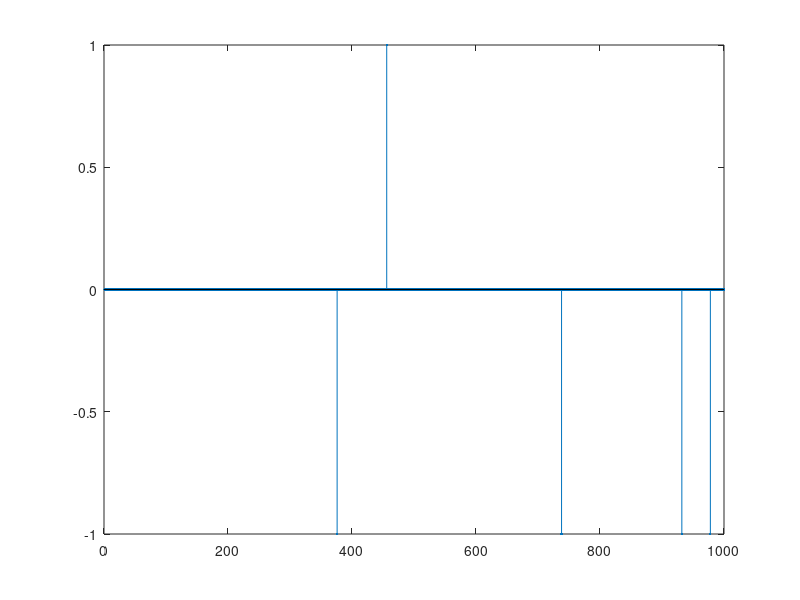

The MATLAB source for this figure:
% Waveform library
%
% Universidad Autonoma de Queretaro
% Electronica Avanzada III
% Rene de Jesus Romero Troncoso
%
% Library
%     Waveform generation for further processing

clear all;

%%%%%%%%%%%%%%%%%%%%%%%%%%%%%%%%%%%%%%
% Section 1
%      Basic excitation waveforms
%%%%%%%%%%%%%%%%%%%%%%%%%%%%%%%%%%%%%%

%%%%%%%%%%%%%%%%%%%%%%%%%%%%%%%%%%%%%%
% 1.1 Impulse at k
% General parameters for all waveforms
Fs = 1000;           % Sampling frequency in Hz
Tr = 1.0;            % Running time for experimentation
% Derived parameters
N  = floor(Fs*Tr);   % Sample length
Ts = 1/Fs;           % Sampling period
% User parameters
k = 100;             % Impulse position (0:N-1)
a = 1.0;             % Amplitude
% Computation
k = floor(k);
if (k<0)||(k>N-1)
    k = 0;
end;
Impulse(1:N) = 0.0;
Impulse(k+1) = a;

%%%%%%%%%%%%%%%%%%%%%%%%%%%%%%%%%%%%%%
% 1.2 Step at k
% General parameters for all waveforms
Fs = 1000;           % Sampling frequency in Hz
Tr = 1.0;            % Running time for experimentation
% Derived parameters
N  = floor(Fs*Tr);   % Sample length
Ts = 1/Fs;           % Sampling period
% User parameters
k = 100;             % Step position (0:N-1)
a = 1.0;             % Amplitude
% Computation
k = floor(k);
if (k<0)||(k>N-1)
    k = 0;
end;
Step(1:N)   = 0.0;
Step(k+1:N) = a;

%%%%%%%%%%%%%%%%%%%%%%%%%%%%%%%%%%%%%%
% 1.3 Ramp at k
% General parameters for all waveforms
Fs = 1000;           % Sampling frequency in Hz
Tr = 1.0;            % Running time for experimentation
% Derived parameters
N  = floor(Fs*Tr);   % Sample length
Ts = 1/Fs;           % Sampling period
% User parameters
k = 100;             % Ramp position (0:N-1)
a = 1.0;             % Amplitude
% Computation
k = floor(k);
if (k<0)||(k>N-2)
    k = 0;
end;
Ramp(1:N)   = 0.0;
for i=k:N-1
    Ramp(i+1) = a*(i+1-k)/(N-k);
end;

%%%%%%%%%%%%%%%%%%%%%%%%%%%%%%%%%%%%%%
% Section 2
%      Basic periodic waveforms
%%%%%%%%%%%%%%%%%%%%%%%%%%%%%%%%%%%%%%

%%%%%%%%%%%%%%%%%%%%%%%%%%%%%%%%%%%%%%
% 2.1 Sine at k
% General parameters for all waveforms
Fs = 1000;           % Sampling frequency in Hz
Tr = 1.0;            % Running time for experimentation
% Derived parameters
N  = floor(Fs*Tr);   % Sample length
Ts = 1/Fs;           % Sampling period
% User parameters
k = 100;             % Sine position (0:N-1)
a = 1.0;             % Amplitude
f = 10;              % Frequency
p = 0.0;             % Phase
% Computation
k = floor(k);
if (k<0)||(k>N-1)
    k = 0;
end;
Sine(1:N) = 0.0;
for i=k:N-1
    Sine(i+1) = a*sin(2.0*pi*f*(i-k)*Ts + p);
end;

%%%%%%%%%%%%%%%%%%%%%%%%%%%%%%%%%%%%%%
% 2.2 Square at k
% General parameters for all waveforms
Fs = 1000;           % Sampling frequency in Hz
Tr = 1.0;            % Running time for experimentation
% Derived parameters
N  = floor(Fs*Tr);   % Sample length
Ts = 1/Fs;           % Sampling period
% User parameters
k  = 100;            % Square position (0:N-1)
a1 = 1.0;            % Amplitude 1
a2 = -1.0;           % Amplitude 2    
f  = 10;             % Frequency
% Computation
k = floor(k);
if (k<0)||(k>N-1)
    k = 0;
end;
Square(1:N) = 0.0;
for i=k:N-1
    Square(i+1) = sin(2.0*pi*f*(i-k)*Ts);
    if Square(i+1)>=0;
        Square(i+1) = a1;
    else
        Square(i+1) = a2;
    end;
end;

%%%%%%%%%%%%%%%%%%%%%%%%%%%%%%%%%%%%%%
% 2.3 Sawtooth at k
% General parameters for all waveforms
Fs = 1000;           % Sampling frequency in Hz
Tr = 1.0;            % Running time for experimentation
% Derived parameters
N  = floor(Fs*Tr);   % Sample length
Ts = 1/Fs;           % Sampling period
% User parameters
k = 100;             % Sawtooth position (0:N-1)
a = 1.0;             % Amplitude
f = 10;              % Frequency
% Computation
k = floor(k);
if (k<0)||(k>N-1)
    k = 0;
end;
Sawtooth(1:N) = 0.0;
for i=k:N-1
    c = floor((i+1-k)*f*Ts)*floor(1.0/(f*Ts));
    Sawtooth(i+1) = a*(i+1-k-c)*f*Ts;
end;

%%%%%%%%%%%%%%%%%%%%%%%%%%%%%%%%%%%%%%
% 2.4 Triangular at k
% General parameters for all waveforms
Fs = 1000;           % Sampling frequency in Hz
Tr = 1.0;            % Running time for experimentation
% Derived parameters
N  = floor(Fs*Tr);   % Sample length
Ts = 1/Fs;           % Sampling period
% User parameters
k = 100;             % Triangular position (0:N-1)
a = 1.0;             % Amplitude
f = 10;              % Frequency
% Computation
k = floor(k);
if (k<0)||(k>N-1)
    k = 0;
end;
Triangular(1:N) = 0.0;
for i=k:N-1
    c = a*floor((i-k)*f*Ts);
    d = sign(cos(2.0*pi*f*(i+1-k)*Ts));
    g = sign(sin(2.0*pi*f*(i+1-k)*Ts));
    if d<=0
        e = -a/2.0;
    else
        if g<=0
            e = -a;
        else
            e = 0.0;
        end;
    end;
    Triangular(i+1) = 4.0*(a*(i+1-k)*f*Ts - c + e)*d;
    % Error correction
    if abs(Triangular(i+1))>2.0
        Triangular(i+1) = Triangular(i+1)-4.0*a*sign(Triangular(i+1));
    end;
end;

%%%%%%%%%%%%%%%%%%%%%%%%%%%%%%%%%%%%%%
% Section 3
%      Expanded periodic waveforms
%%%%%%%%%%%%%%%%%%%%%%%%%%%%%%%%%%%%%%

%%%%%%%%%%%%%%%%%%%%%%%%%%%%%%%%%%%%%%
% 3.1 Impulse train at k
% General parameters for all waveforms
Fs = 1000;           % Sampling frequency in Hz
Tr = 1.0;            % Running time for experimentation
% Derived parameters
N  = floor(Fs*Tr);   % Sample length
Ts = 1/Fs;           % Sampling period
% User parameters
k = 100;             % Impulse position (0:N-1)
a = 1.0;             % Amplitude
f = 10;              % Frequency
% Computation
k = floor(k);
if (k<0)||(k>N-1)
    k = 0;
end;
Aux(1:N) = 0.0;
for i=k:N-1
    c = floor((i-k)*f*Ts + 1);
    Aux(i+1) = c;
end;
ImpulseTrain(1) = 0.0;
for i=1:N-1
    ImpulseTrain(i+1) = Aux(i+1) - Aux(i);
end;

% 3.2 Pulse train at k
% General parameters for all waveforms
Fs = 1000;           % Sampling frequency in Hz
Tr = 1.0;            % Running time for experimentation
% Derived parameters
N  = floor(Fs*Tr);   % Sample length
Ts = 1/Fs;           % Sampling period
% User parameters
k = 100;             % Pulse position (0:N-1)
a = 1.0;             % Amplitude
f = 10;              % Frequency
W = 20;              % Pulse width in samples
% Computation
k = floor(k);
if (k<0)||(k>N-1)
    k = 0;
end;
Aux(1:N) = 0.0;
for i=k:N-1
    c = floor((i-k)*f*Ts + 1);
    Aux(i+1) = c;
end;
Auy(1) = 0.0;
for i=1:N-1
    Auy(i+1) = Aux(i+1) - Aux(i);
end;
PulseTrain(1:N) = 0.0;
for i=0:N-1
    if Auy(i+1)~=0
        for j=i+1:i+W
            if j<=N
                PulseTrain(j) = a;
            end;
        end;
    end;
end;

%%%%%%%%%%%%%%%%%%%%%%%%%%%%%%%%%%%%%%
% Section 4
%      Non-periodic waveforms
%%%%%%%%%%%%%%%%%%%%%%%%%%%%%%%%%%%%%%

%%%%%%%%%%%%%%%%%%%%%%%%%%%%%%%%%%%%%%
% 4.1 Overdamped impulse at k
% General parameters for all waveforms
Fs = 1000;           % Sampling frequency in Hz
Tr = 1.0;            % Running time for experimentation
% Derived parameters
N  = floor(Fs*Tr);   % Sample length
Ts = 1/Fs;           % Sampling period
% User parameters
k   = 100;           % Impulse position (0:N-1)
a   = 1.0;           % Amplitude
tau = 0.1;           % Damping time in seconds
% Computation
k = floor(k);
if (k<0)||(k>N-1)
    k = 0;
end;
OverImpulse(1:N) = 0.0;
for i=k:N-1
    OverImpulse(i+1) = a*exp(-Ts*(i-k)/tau);
end;

%%%%%%%%%%%%%%%%%%%%%%%%%%%%%%%%%%%%%%
% 4.2 Underdamped impulse at k
% General parameters for all waveforms
Fs = 1000;           % Sampling frequency in Hz
Tr = 1.0;            % Running time for experimentation
% Derived parameters
N  = floor(Fs*Tr);   % Sample length
Ts = 1/Fs;           % Sampling period
% User parameters
k   = 100;           % Impulse position (0:N-1)
a   = 1.0;           % Amplitude
tau = 0.1;           % Damping time in seconds
fd  = 20;            % Damping frequency
pd  = 0.0;           % Damping phase
% Computation
k = floor(k);
if (k<0)||(k>N-1)
    k = 0;
end;
UnderImpulse(1:N) = 0.0;
for i=k:N-1
    UnderImpulse(i+1) = a*exp(-Ts*(i-k)/tau)*sin(2.0*pi*fd*(i-k)*Ts + pd);
end;

%%%%%%%%%%%%%%%%%%%%%%%%%%%%%%%%%%%%%%
% 4.3 Overdamped step at k
% General parameters for all waveforms
Fs = 1000;           % Sampling frequency in Hz
Tr = 1.0;            % Running time for experimentation
% Derived parameters
N  = floor(Fs*Tr);   % Sample length
Ts = 1/Fs;           % Sampling period
% User parameters
k   = 100;           % Impulse position (0:N-1)
a   = 1.0;           % Amplitude
tau = 0.1;           % Damping time in seconds
% Computation
k = floor(k);
if (k<0)||(k>N-1)
    k = 0;
end;
OverStep(1:N) = 0.0;
for i=k:N-1
    OverStep(i+1) = a*(1.0 - exp(-Ts*(i-k)/tau));
end;

%%%%%%%%%%%%%%%%%%%%%%%%%%%%%%%%%%%%%%
% 4.4 Underdamped step at k
% General parameters for all waveforms
Fs = 1000;           % Sampling frequency in Hz
Tr = 1.0;            % Running time for experimentation
% Derived parameters
N  = floor(Fs*Tr);   % Sample length
Ts = 1/Fs;           % Sampling period
% User parameters
k   = 100;           % Impulse position (0:N-1)
a   = 1.0;           % Amplitude
tau = 0.1;           % Damping time in seconds
fd  = 20;            % Damping frequency
pd  = 0.0;           % Damping phase
% Computation
k = floor(k);
if (k<0)||(k>N-1)
    k = 0;
end;
UnderStep(1:N) = 0.0;
for i=k:N-1
    UnderStep(i+1) = a*(1.0 - exp(-Ts*(i-k)/tau)*cos(2.0*pi*fd*(i-k)*Ts + pd));
end;

%%%%%%%%%%%%%%%%%%%%%%%%%%%%%%%%%%%%%%
% 4.5 Chirp
% General parameters for all waveforms
Fs = 1000;           % Sampling frequency in Hz
Tr = 1.0;            % Running time for experimentation
% Derived parameters
N  = floor(Fs*Tr);   % Sample length
Ts = 1/Fs;           % Sampling period
% User parameters
a  = 1.0;            % Amplitude
f1 = 10;             % Start frequency
f2 = 20;             % End frequency
% Computation
df = (f2-f1)/N;
for i=0:N-1
    Chirp(i+1) = a*sin(2.0*pi*(f1+(i)*df)*i*Ts);
end;

%%%%%%%%%%%%%%%%%%%%%%%%%%%%%%%%%%%%%%
% 4.6 White noise
% General parameters for all waveforms
Fs = 1000;           % Sampling frequency in Hz
Tr = 1.0;            % Running time for experimentation
% Derived parameters
N  = floor(Fs*Tr);   % Sample length
Ts = 1/Fs;           % Sampling period
% User parameters
mu = 0.0;            % Mean
sd = 1.0;            % Standard deviation
a  = 0.1;            % Noise amplitude
for i=0:N-1
    WhiteNoise(i+1) = a*random('norm',mu,sd);
end;

%%%%%%%%%%%%%%%%%%%%%%%%%%%%%%%%%%%%%%
% 4.7 Random impulses at k
% General parameters for all waveforms
Fs = 1000;           % Sampling frequency in Hz
Tr = 1.0;            % Running time for experimentation
% Derived parameters
N  = floor(Fs*Tr);   % Sample length
Ts = 1/Fs;           % Sampling period
% User parameters
k = 100;             % Impulse position (0:N-1)
a = 1.0;             % Amplitude
r = 5;               % Number of random impulses
% Computation
k = floor(k);
if (k<0)||(k>N-1)
    k = 0;
end;
RandomImpulse(1:N) = 0.0;
for i=1:r
    j = floor(random('Uniform',k,N));
    s = sign(random('Normal',0,1.0));
    RandomImpulse(j) = s*a;
end;

% Standard matlab output plot
y = RandomImpulse;
figure(1);
stem(y,'.');